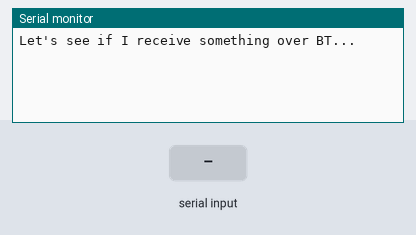
This sketch was run on a simulated Arduino Uno, built with avr-gcc and run on an emulated ATmega328P. On the bench: the last lines printed to the serial monitor. The inputs (shaded band) are chosen by the test bench.

Above: at 1.2 s.
1.3 s: "1" received over Serial
At 2.4 s:
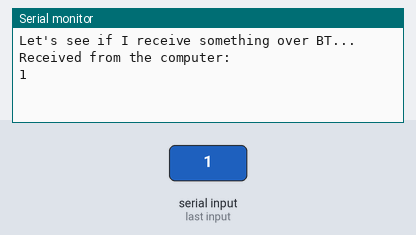
2.8 s: "1" received over the second serial link
At 3.8 s:
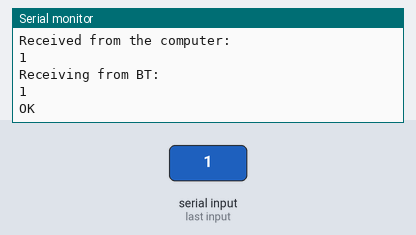
4.3 s: "0" received over Serial
At 4.7 s:
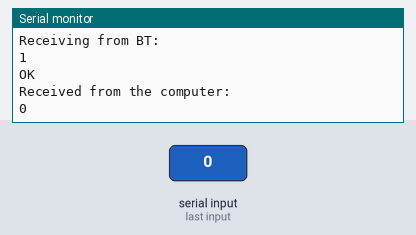
5.8 s: "2" received over the second serial link
At 7.3 s:
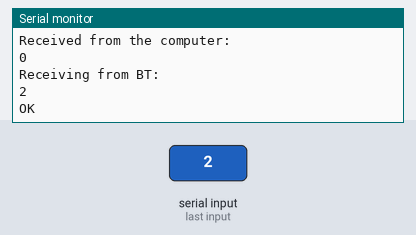
Timing chart, 0 to 8.3 s (numbered marks = the images above; inputs shaded):
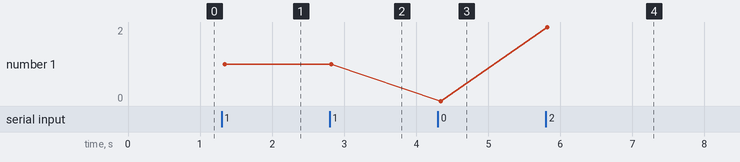

The sketch:

BTServer.ino
```cpp
	#include <SoftwareSerial.h>

	SoftwareSerial mySerial(2, 3); // RX, TX
	String command = ""; // Stores response of bluetooth device
	                     // which simply allows \n between each
	                     // response.

	void setup()
	{
	  // Open serial communications and wait for port to open:
	  Serial.begin(9600);
	  Serial.println("Let's see if I receive something over BT...");
	  // SoftwareSerial "com port" data rate. JY-MCU v1.03 defaults to 9600.
	  mySerial.begin(9600);
	}

	void loop()
	{
	  // Read BT input if available.
	  if (mySerial.available()) {
	    Serial.println("Receiving from BT: ");
	    while(mySerial.available()) { // While there is more to be read, keep reading.
	      command += (char)mySerial.read();
	    }
	    Serial.println(command);
	    command = ""; // No repeats
            delay(50);
	    Serial.println("OK");
            mySerial.println("OK");
	  }

          // Read user input from PC if available an send if through BT.
	  if (Serial.available()) {
            delay(10);
	    while(Serial.available()) { // While there is more to be read, keep reading.
	      command += (char)Serial.read();
	    }
            Serial.println("Received from the computer: ");
	    Serial.println(command);
            mySerial.println(command);
	    command = ""; // No repeats
	  }

	}// END loop()
```

Measured:
- after the input at 1.3 s, the serial monitor: prints a new line at once (image 1)
- after the input at 2.8 s, the serial monitor: prints a new line at once (image 2)
- after the input at 4.3 s, the serial monitor: prints a new line at once (image 3)
- after the input at 5.8 s, the serial monitor: prints a new line at once (image 4)
- plotted number 1: 1 → 0 after the input at 4.3 s, 0 → 2 after the input at 5.8 s
